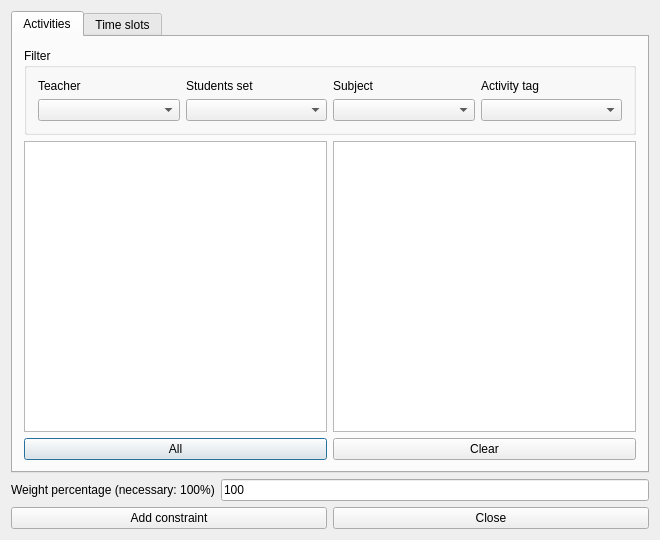
<?xml version="1.0" encoding="UTF-8"?>
<ui version="4.0">
 <class>AddConstraintMaxTotalActivitiesFromSetInSelectedTimeSlotsForm_template</class>
 <widget class="QDialog" name="AddConstraintMaxTotalActivitiesFromSetInSelectedTimeSlotsForm_template">
  <property name="geometry">
   <rect>
    <x>0</x>
    <y>0</y>
    <width>660</width>
    <height>540</height>
   </rect>
  </property>
  <property name="windowTitle">
   <string extracomment="This is the title of the dialog to add a new constraint of this type">Add max total activities from set in selected time slots</string>
  </property>
  <layout class="QGridLayout" name="gridLayout_5">
   <item row="0" column="0">
    <widget class="QTabWidget" name="tabWidget">
     <property name="currentIndex">
      <number>0</number>
     </property>
     <widget class="QWidget" name="tab">
      <attribute name="title">
       <string>Activities</string>
      </attribute>
      <layout class="QGridLayout" name="gridLayout_4">
       <item row="0" column="0">
        <widget class="QGroupBox" name="filterGroupBox">
         <property name="title">
          <string>Filter</string>
         </property>
         <layout class="QGridLayout" name="gridLayout_3">
          <item row="0" column="0">
           <widget class="QLabel" name="teachersTextLabel">
            <property name="text">
             <string>Teacher</string>
            </property>
            <property name="wordWrap">
             <bool>false</bool>
            </property>
           </widget>
          </item>
          <item row="0" column="1">
           <widget class="QLabel" name="studentsTextLabel">
            <property name="text">
             <string>Students set</string>
            </property>
            <property name="wordWrap">
             <bool>false</bool>
            </property>
           </widget>
          </item>
          <item row="0" column="2">
           <widget class="QLabel" name="subjectsTextLabel">
            <property name="text">
             <string>Subject</string>
            </property>
            <property name="wordWrap">
             <bool>false</bool>
            </property>
           </widget>
          </item>
          <item row="0" column="3">
           <widget class="QLabel" name="activityTagsTextLabel">
            <property name="text">
             <string>Activity tag</string>
            </property>
            <property name="wordWrap">
             <bool>false</bool>
            </property>
           </widget>
          </item>
          <item row="1" column="0">
           <widget class="QComboBox" name="teachersComboBox"/>
          </item>
          <item row="1" column="1">
           <widget class="QComboBox" name="studentsComboBox"/>
          </item>
          <item row="1" column="2">
           <widget class="QComboBox" name="subjectsComboBox"/>
          </item>
          <item row="1" column="3">
           <widget class="QComboBox" name="activityTagsComboBox"/>
          </item>
         </layout>
        </widget>
       </item>
       <item row="1" column="0">
        <layout class="QHBoxLayout" name="horizontalLayout_3">
         <item>
          <layout class="QVBoxLayout" name="verticalLayout_2">
           <item>
            <widget class="QListWidget" name="allActivitiesListWidget"/>
           </item>
           <item>
            <widget class="QPushButton" name="addAllActivitiesPushButton">
             <property name="text">
              <string comment="Text on a button. It refers to adding all activities from the list above this button into the current constraint">All</string>
             </property>
            </widget>
           </item>
          </layout>
         </item>
         <item>
          <layout class="QVBoxLayout" name="verticalLayout">
           <item>
            <widget class="QListWidget" name="selectedActivitiesListWidget"/>
           </item>
           <item>
            <widget class="QPushButton" name="clearPushButton">
             <property name="text">
              <string>Clear</string>
             </property>
            </widget>
           </item>
          </layout>
         </item>
        </layout>
       </item>
      </layout>
     </widget>
     <widget class="QWidget" name="tab_2">
      <attribute name="title">
       <string>Time slots</string>
      </attribute>
      <layout class="QGridLayout" name="gridLayout_6">
       <item row="0" column="0">
        <widget class="QTableWidget" name="selectedTimesTable"/>
       </item>
       <item row="1" column="0">
        <layout class="QHBoxLayout" name="horizontalLayout_2">
         <item>
          <layout class="QGridLayout" name="gridLayout">
           <item row="0" column="0" colspan="2">
            <widget class="QLabel" name="label">
             <property name="text">
              <string extracomment="This is an explanation in a dialog for a constraint. It says that symbol X means that this slot is selected, and an empty cell means that the slot is not selected">X=selected, empty=not selected</string>
             </property>
            </widget>
           </item>
           <item row="1" column="0">
            <widget class="QPushButton" name="setAllSelectedPushButton">
             <property name="text">
              <string comment="It refers to time slots">Select all</string>
             </property>
            </widget>
           </item>
           <item row="1" column="1">
            <widget class="QPushButton" name="setAllUnselectedPushButton">
             <property name="text">
              <string comment="It refers to time slots">Unselect all</string>
             </property>
            </widget>
           </item>
          </layout>
         </item>
         <item>
          <spacer name="horizontalSpacer">
           <property name="orientation">
            <enum>Qt::Horizontal</enum>
           </property>
           <property name="sizeHint" stdset="0">
            <size>
             <width>40</width>
             <height>20</height>
            </size>
           </property>
          </spacer>
         </item>
         <item>
          <widget class="QGroupBox" name="maxActivitiesGroupBox">
           <property name="title">
            <string comment="It refers to the max number of simultaneous activities">Max total activities</string>
           </property>
           <layout class="QGridLayout" name="gridLayout_2">
            <item row="0" column="0">
             <widget class="QSpinBox" name="maxActivitiesSpinBox"/>
            </item>
           </layout>
          </widget>
         </item>
        </layout>
       </item>
      </layout>
     </widget>
    </widget>
   </item>
   <item row="1" column="0">
    <layout class="QHBoxLayout" name="weightBoxLayout">
     <item>
      <widget class="QLabel" name="weightTextLabel">
       <property name="frameShape">
        <enum>QFrame::NoFrame</enum>
       </property>
       <property name="frameShadow">
        <enum>QFrame::Plain</enum>
       </property>
       <property name="text">
        <string>Weight percentage (necessary: 100%)</string>
       </property>
       <property name="wordWrap">
        <bool>false</bool>
       </property>
      </widget>
     </item>
     <item>
      <widget class="QLineEdit" name="weightLineEdit">
       <property name="text">
        <string notr="true">100</string>
       </property>
      </widget>
     </item>
    </layout>
   </item>
   <item row="2" column="0">
    <layout class="QHBoxLayout" name="horizontalLayout">
     <item>
      <widget class="QPushButton" name="addConstraintPushButton">
       <property name="text">
        <string>Add constraint</string>
       </property>
      </widget>
     </item>
     <item>
      <widget class="QPushButton" name="closePushButton">
       <property name="text">
        <string>Close</string>
       </property>
      </widget>
     </item>
    </layout>
   </item>
  </layout>
 </widget>
 <layoutdefault spacing="6" margin="11"/>
 <resources/>
 <connections/>
</ui>
